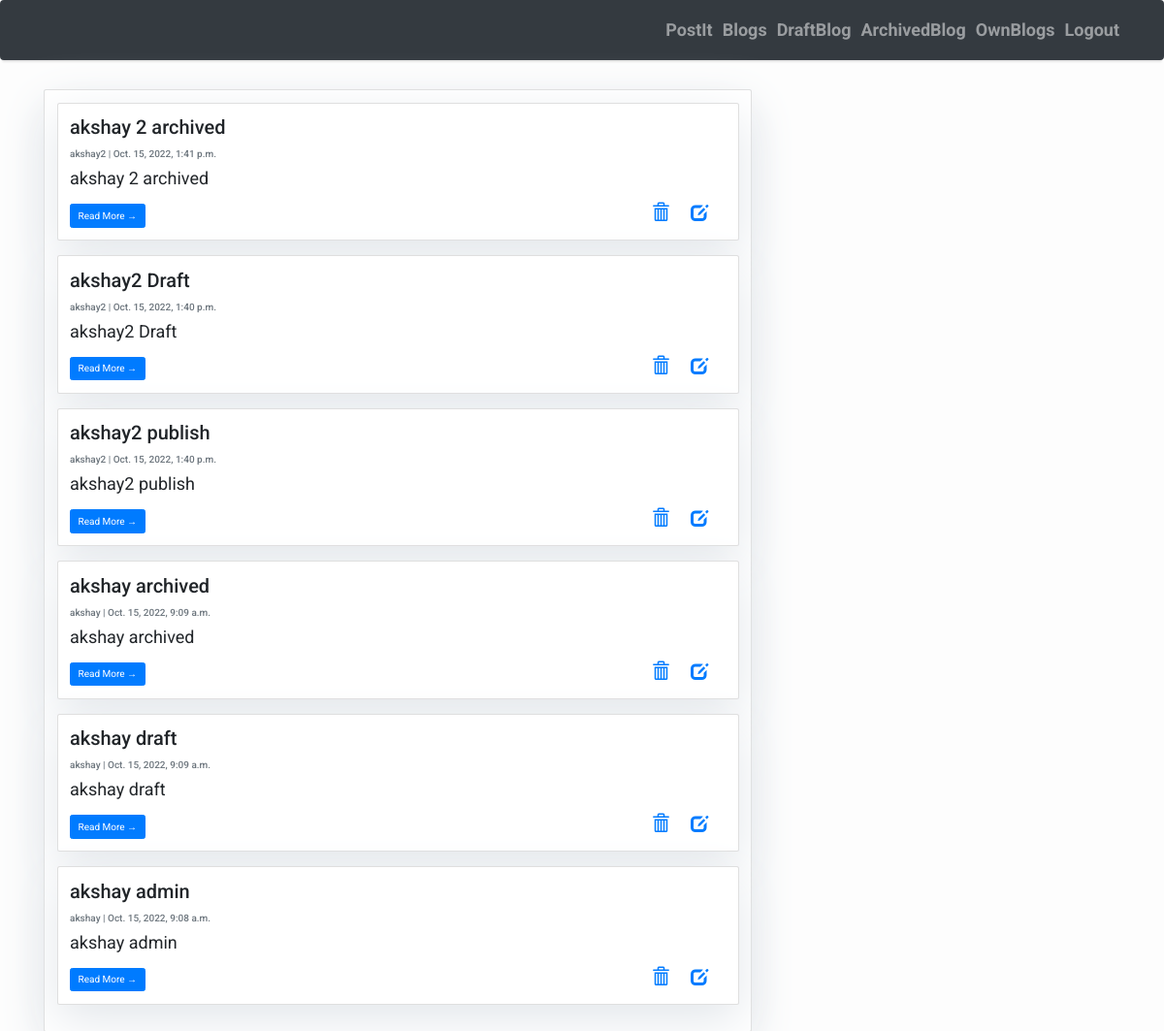
The app's page /blog/allposts/, older data.
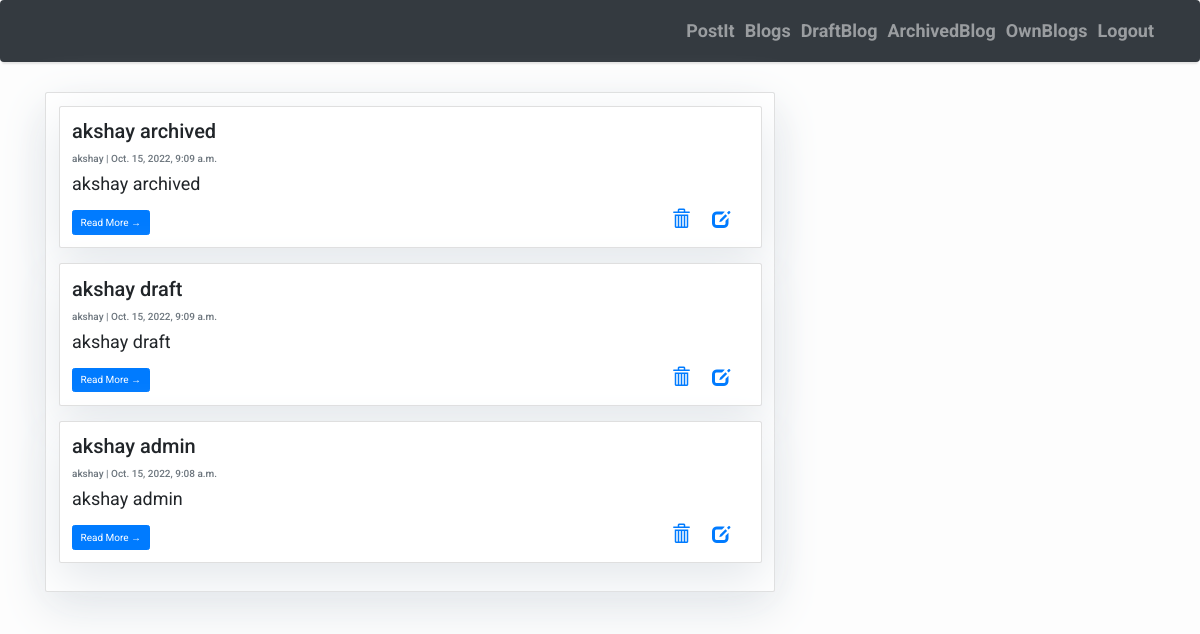
The same page, newer data.
### blogs/models.py (models this page shows, shortened)
class Post(models.Model):
    title = models.CharField(max_length=200, unique=True)
    author = models.ForeignKey(User, on_delete= models.CASCADE,related_name='blog_posts', null=True)
    updated_on = models.DateTimeField(auto_now= True)
    content = models.TextField()
    created_on = models.DateTimeField(auto_now_add=True)
    status = models.IntegerField(choices=STATUS, default=1)
    class Meta:
        ordering = ['-created_on']

### blogs/views.py (the view)
# urls.py: path('allposts/', views.AllUserPosts.as_view(), name='all_posts'),
class AllUserPosts(View):
   def get(self, request):
        obj = Post.objects.all().order_by('-created_on')
        keys = {"post_list": obj}
        return render(request, "post_list.html", keys)

### blogs/templates/post_list.html (shortened to what this page needs)
{% extends "home.html" %}
{% block content %}
<div class="container">
    <div class="row">
        <div class="col-md-8 mt-3 left">
            <div class="card mb-4">
                <div class="card-body">
                {% for post in post_list %}
                <div class="card mb-4">
                    <div class="card-body">
                        <h2 class="card-title">{{ post.title }}</h2>
                        <p class="card-text text-muted h6">{{ post.author }} | {{ post.created_on}} </p>
                        <p class="card-text">{{post.content|slice:":200" }}</p>
                        <a href="{% url 'blog:post_detail' post.id  %}" class="btn btn-primary">Read More &rarr;</a>
                        <div class="right">
                        <a href="{% url 'blog:post_delete' post.id  %}">
                            <span class="glyphicon glyphicon-trash" ></span>
                          </a>&nbsp;&nbsp;&nbsp;
                        <a href="{% url 'blog:post_update' post.id  %}">
                        <span class="glyphicon glyphicon-edit"></span>
                        </a>&nbsp;&nbsp;&nbsp;
                        </div>
                    </div>
                </div>
                {% endfor %}
                </div>
            </div>
        </div>
    </div>
</div>
{%endblock%}

Row changes from the older to the newer data that the page shows:
removed Post: title "akshay 2 archived", author "akshay2", created_on "Oct. 15, 2022, 1:41 p.m.", content "akshay 2 archived"
removed Post: title "akshay2 Draft", author "akshay2", created_on "Oct. 15, 2022, 1:40 p.m.", content "akshay2 Draft"
removed Post: title "akshay2 publish", author "akshay2", created_on "Oct. 15, 2022, 1:40 p.m.", content "akshay2 publish"
